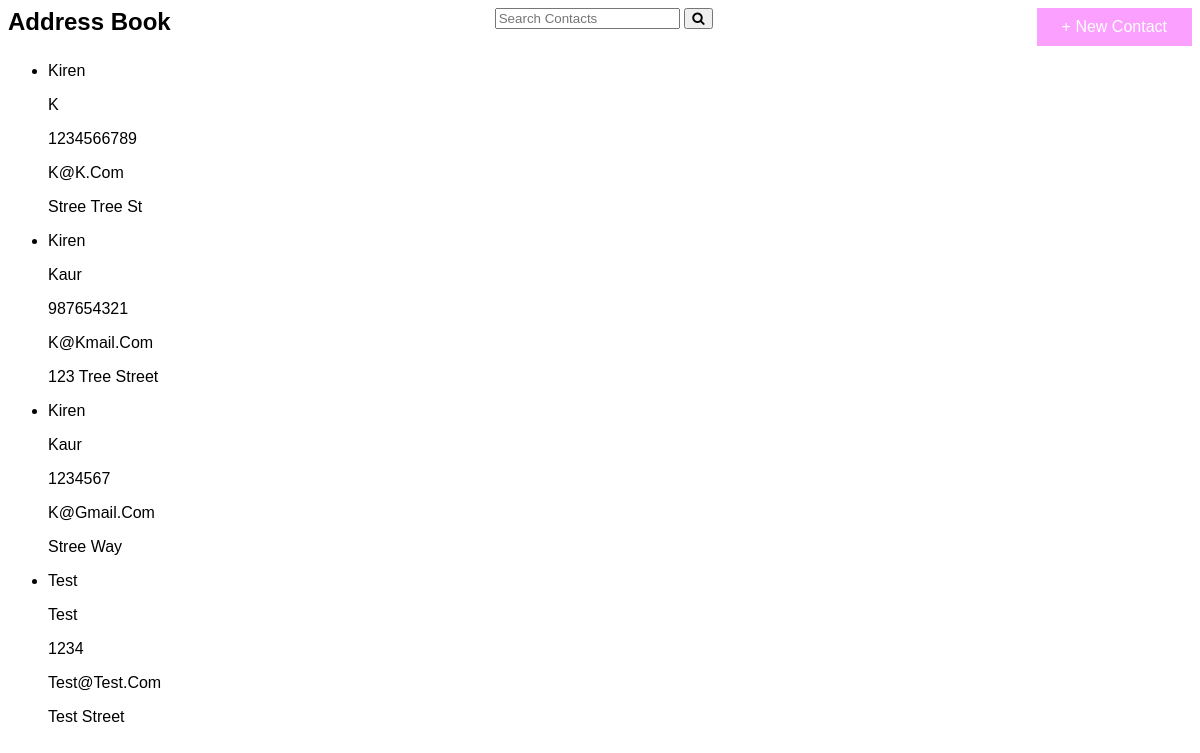
Before: / with the older database file.
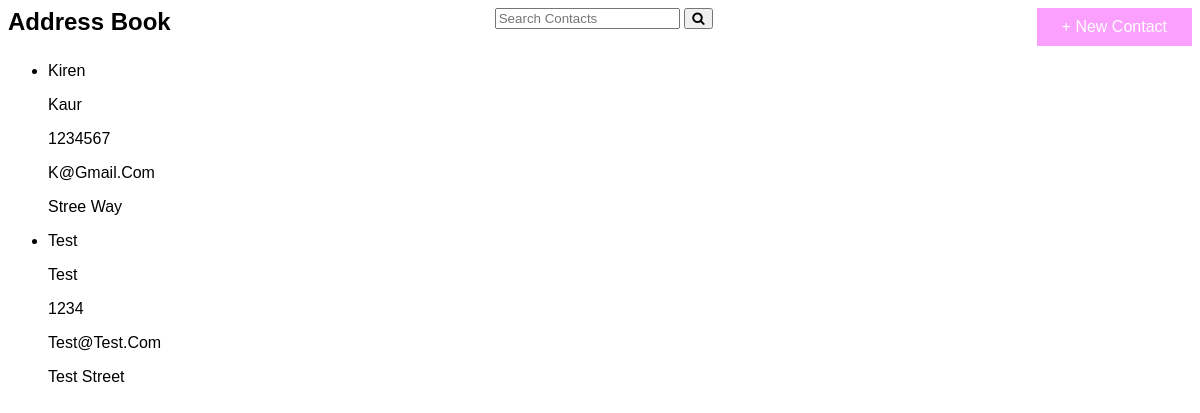
After: the same page with the newer database file.
### address/models.py (models this page shows, shortened)
class Contact(models.Model):
   firstName = models.CharField(max_length=500)
   lastName = models.CharField(max_length=500)
   phoneNumber = models.IntegerField(max_length=10)
   emailAddress = models.EmailField(max_length=500)
   streetAddress = models.CharField(max_length=150)

### address/views.py (the view)
# urls.py: path('', views.index, name='index'),
def index(request):
   contacts = Contact.objects.all()
   return render(request, 'index.html', {'contacts':contacts})

### templates/index.html (shortened to what this page needs)
<!DOCTYPE html>
{% load static %}
<html>
   <head>
      <link rel="stylesheet" href="{% static 'style.css' %}">
   </head>
   <body>
      <div id ="topHeader">
         <h2> Address Book </h2>
         <link rel="stylesheet" href="https://cdnjs.cloudflare.com/ajax/libs/font-awesome/4.7.0/css/font-awesome.min.css">
         <form action="action_page.php">
         <input type="text" placeholder="Search Contacts" name="search">
         <button type="submit"><i class="fa fa-search"></i></button>
         </form>
         <a href="{% url 'add-contact' %}" class="button"> + New Contact </a>
      </div>
      <div id = "allContacts">
         <ul class = "address-book">
            {% for contact in contacts %}
            <div>
               <li>
                  <p class="contact-name">{{ contact.firstName | title }}</p>
                  <p class="contact-name">{{ contact.lastName | title }}</p>
                  <p class="contact-name">{{ contact.phoneNumber | title }}</p>
                  <p class="contact-name">{{ contact.emailAddress | title }}</p>
                  <p class="contact-name">{{ contact.streetAddress | title }}</p>
               </li>
            {% endfor %}
         </ul>
      </div>
   </body>
</html>

### static/style.css (style rules this page uses)
body { font-family: Arial; }
* { box-sizing: border-box; }
h2 { font-family: Arial, Helvetica, sans-serif; text-align: left; margin: 0px; }
#topHeader { display: flex; justify-content: space-between; }
a.button { -webkit-appearance: button; -moz-appearance: button; appearance: button; color: white; text-decoration: none; border: none; text-align: center; font-size: 16px; padding: 10px 25px; display: inline-block; background-color: rgb(252, 160, 255); }

Changed rows visible on the page:
removed Contact: firstName "Kiren", lastName "K", phoneNumber "1234566789", emailAddress "K@K.Com", streetAddress "Stree Tree St"
removed Contact: firstName "Kiren", lastName "Kaur", phoneNumber "987654321", emailAddress "K@Kmail.Com", streetAddress "123 Tree Street"
